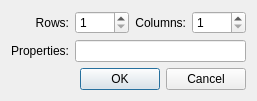
<?xml version="1.0" encoding="UTF-8"?>
<ui version="4.0">
 <class>TablePropertyDialog</class>
 <widget class="QDialog" name="TablePropertyDialog">
  <property name="geometry">
   <rect>
    <x>0</x>
    <y>0</y>
    <width>244</width>
    <height>89</height>
   </rect>
  </property>
  <property name="windowTitle">
   <string>Table properties</string>
  </property>
  <layout class="QGridLayout" name="gridLayout">
   <item row="0" column="0">
    <widget class="QLabel" name="labelRows">
     <property name="text">
      <string>Rows:</string>
     </property>
     <property name="alignment">
      <set>Qt::AlignRight|Qt::AlignTrailing|Qt::AlignVCenter</set>
     </property>
    </widget>
   </item>
   <item row="0" column="1">
    <widget class="QSpinBox" name="spinBoxRows">
     <property name="sizePolicy">
      <sizepolicy hsizetype="MinimumExpanding" vsizetype="Fixed">
       <horstretch>0</horstretch>
       <verstretch>0</verstretch>
      </sizepolicy>
     </property>
     <property name="minimum">
      <number>1</number>
     </property>
     <property name="maximum">
      <number>9999</number>
     </property>
    </widget>
   </item>
   <item row="0" column="2">
    <widget class="QLabel" name="labelColumns">
     <property name="text">
      <string>Columns:</string>
     </property>
     <property name="alignment">
      <set>Qt::AlignRight|Qt::AlignTrailing|Qt::AlignVCenter</set>
     </property>
    </widget>
   </item>
   <item row="0" column="3">
    <widget class="QSpinBox" name="spinBoxColumns">
     <property name="sizePolicy">
      <sizepolicy hsizetype="MinimumExpanding" vsizetype="Fixed">
       <horstretch>0</horstretch>
       <verstretch>0</verstretch>
      </sizepolicy>
     </property>
     <property name="minimum">
      <number>1</number>
     </property>
     <property name="maximum">
      <number>9999</number>
     </property>
    </widget>
   </item>
   <item row="1" column="0">
    <widget class="QLabel" name="labelProperties">
     <property name="text">
      <string>Properties:</string>
     </property>
     <property name="alignment">
      <set>Qt::AlignRight|Qt::AlignTrailing|Qt::AlignVCenter</set>
     </property>
    </widget>
   </item>
   <item row="1" column="1" colspan="3">
    <widget class="QLineEdit" name="lineEditProperties">
     <property name="sizePolicy">
      <sizepolicy hsizetype="MinimumExpanding" vsizetype="Fixed">
       <horstretch>0</horstretch>
       <verstretch>0</verstretch>
      </sizepolicy>
     </property>
    </widget>
   </item>
   <item row="2" column="0" colspan="4">
    <spacer name="verticalSpacer">
     <property name="orientation">
      <enum>Qt::Vertical</enum>
     </property>
     <property name="sizeHint" stdset="0">
      <size>
       <width>20</width>
       <height>0</height>
      </size>
     </property>
    </spacer>
   </item>
   <item row="3" column="0" colspan="4">
    <widget class="QDialogButtonBox" name="buttonBox">
     <property name="orientation">
      <enum>Qt::Horizontal</enum>
     </property>
     <property name="standardButtons">
      <set>QDialogButtonBox::Cancel|QDialogButtonBox::Ok</set>
     </property>
    </widget>
   </item>
  </layout>
 </widget>
 <tabstops>
  <tabstop>spinBoxColumns</tabstop>
  <tabstop>lineEditProperties</tabstop>
  <tabstop>buttonBox</tabstop>
 </tabstops>
 <resources/>
 <connections>
  <connection>
   <sender>buttonBox</sender>
   <signal>accepted()</signal>
   <receiver>TablePropertyDialog</receiver>
   <slot>accept()</slot>
   <hints>
    <hint type="sourcelabel">
     <x>248</x>
     <y>254</y>
    </hint>
    <hint type="destinationlabel">
     <x>157</x>
     <y>274</y>
    </hint>
   </hints>
  </connection>
  <connection>
   <sender>buttonBox</sender>
   <signal>rejected()</signal>
   <receiver>TablePropertyDialog</receiver>
   <slot>reject()</slot>
   <hints>
    <hint type="sourcelabel">
     <x>316</x>
     <y>260</y>
    </hint>
    <hint type="destinationlabel">
     <x>286</x>
     <y>274</y>
    </hint>
   </hints>
  </connection>
 </connections>
</ui>
